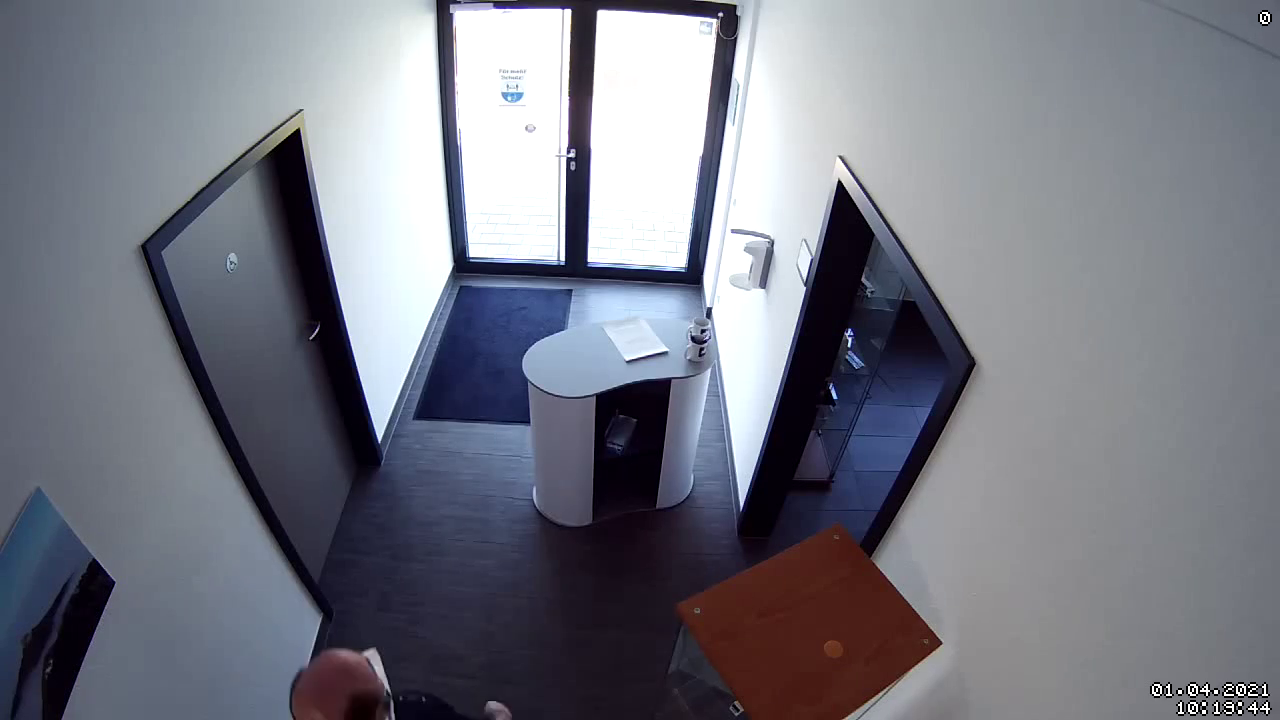
#> input picture frame 19 of hareket3.mp4, 1280 x 720 px
$ python hareket_algilama_video.py
#> lines starting #> are read from the running program, lines starting #| are printed output that depends on the picture; after the words box and inside, x2 and y2 are one past the last pixel; in counts of white or black regions, pixels touching at a corner belong together
import cv2
import numpy as np

cap = cv2.VideoCapture("hareket3.mp4")

_,feski=cap.read()
#> feski is the input picture: shape (720, 1280, 3); mean B, G, R 130.8, 120.3, 118.3
_,fyeni=cap.read()
while True:
    fark = cv2.absdiff(feski,fyeni)
    f2=feski.copy()
    gri=cv2.cvtColor(fark,cv2.COLOR_BGR2GRAY)
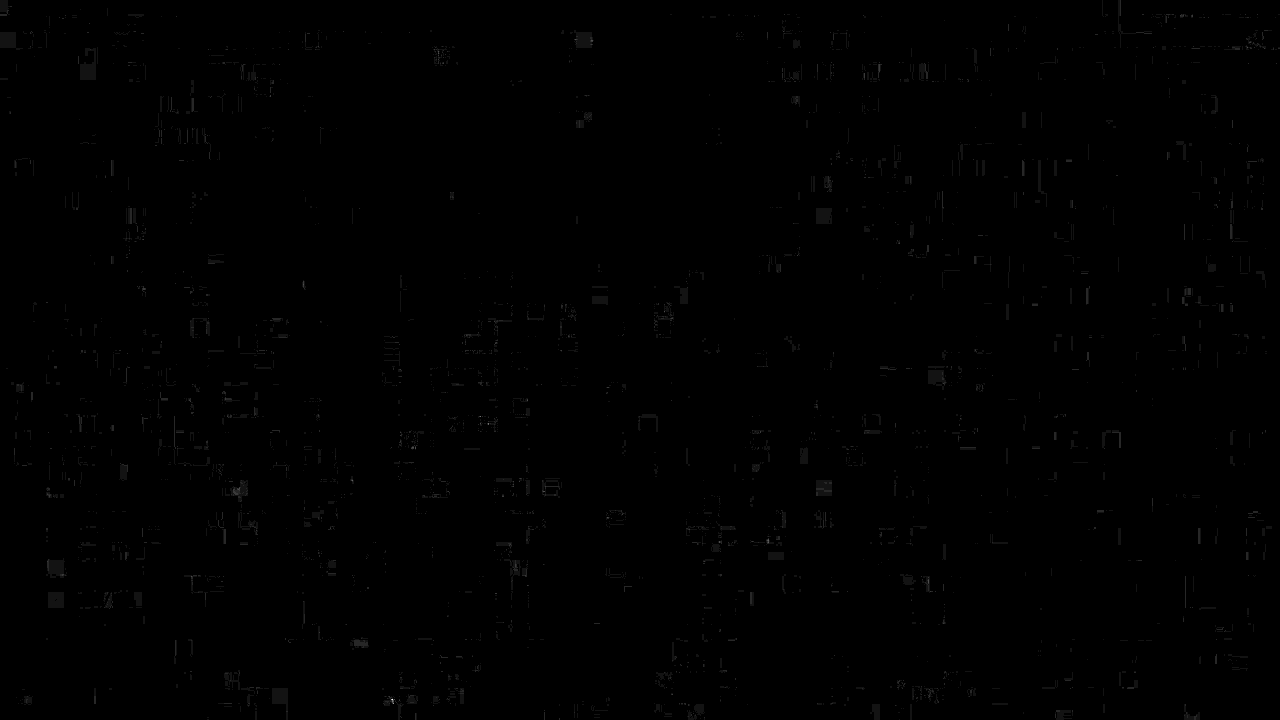
#> gri: shape (720, 1280); min 0, max 13, mean 0.03; drawn with min black and max white
    bulanik=cv2.GaussianBlur(gri,(3,3),0)
    t,sb=cv2.threshold(bulanik,60,255,cv2.THRESH_BINARY)
#> sb: shape (720, 1280); every value is 0
    sb=cv2.dilate(sb,None,iterations=3)
    konturlar,_=cv2.findContours(sb,cv2.RETR_TREE,cv2.CHAIN_APPROX_SIMPLE)
#> konturlar = []
    for kontur in konturlar:
        (x,y,w,h)=cv2.boundingRect(kontur)
        if cv2.contourArea(kontur)<2000:
            continue
        cv2.rectangle(f2,(x,y),(x+w,y+h),(0,0,255),2)
        cv2.putText(f2,"hareket algilandi",(10,50),cv2.FONT_HERSHEY_SIMPLEX,2.0,(0,255,0),2)
#> this loop made 0 passes
    cv2.imshow("sonuc",f2)
    feski=fyeni
    _,fyeni=cap.read()
    if cv2.waitKey(1)==27:
#> (key Esc is pressed here)
        break

cap.release()
cv2.destroyAllWindows()

$ run again, starting later in the video
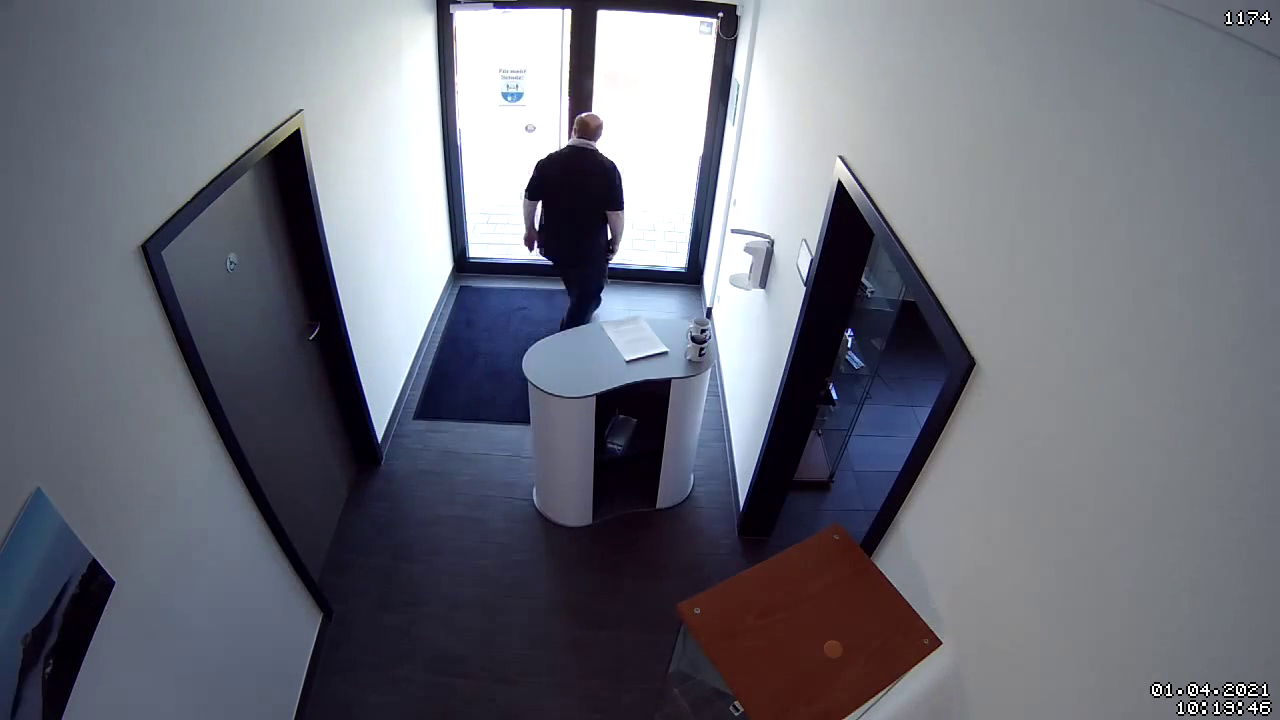
#> input picture frame 85 of hareket3.mp4, 1280 x 720 px
#> feski is the input picture: shape (720, 1280, 3); mean B, G, R 121, 110.3, 108
#> `sb=cv2.dilate(sb,None,iterations=3)`:
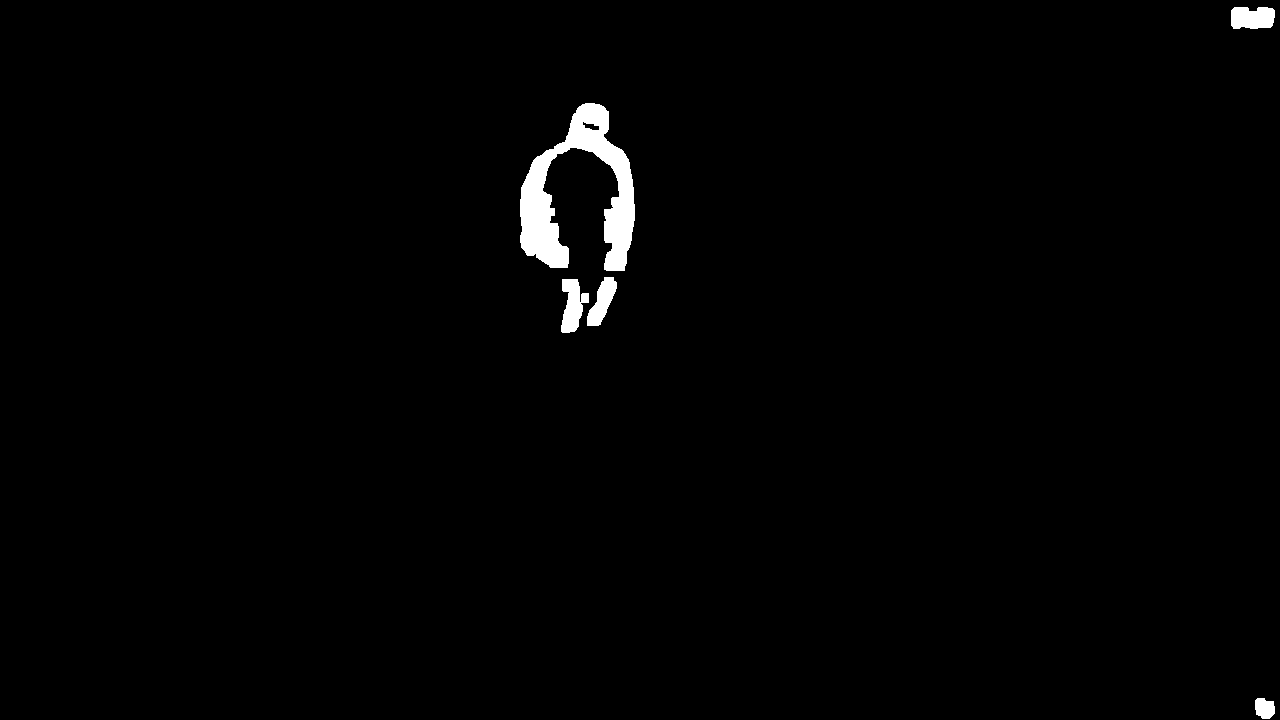
#> sb: shape (720, 1280); 1.2% white; 5 white regions
#> konturlar = 6 contours; box (x1, y1, x2, y2) and area: (520, 103, 635, 271) 7686, (561, 279, 589, 333) 855, (1231, 7, 1275, 29) 804, (587, 277, 617, 326) 712, (1255, 698, 1275, 719) 308, (582, 121, 600, 131) 88
#> the loop `for kontur in konturlar:` made 6 passes
#> (x, y, w, h) on passes 1 to 6: (1255, 698, 20, 21), (561, 279, 28, 54), (587, 277, 30, 49), (520, 103, 115, 168), (582, 121, 18, 10), (1231, 7, 44, 22)
#> after the loop `for kontur in konturlar:`:
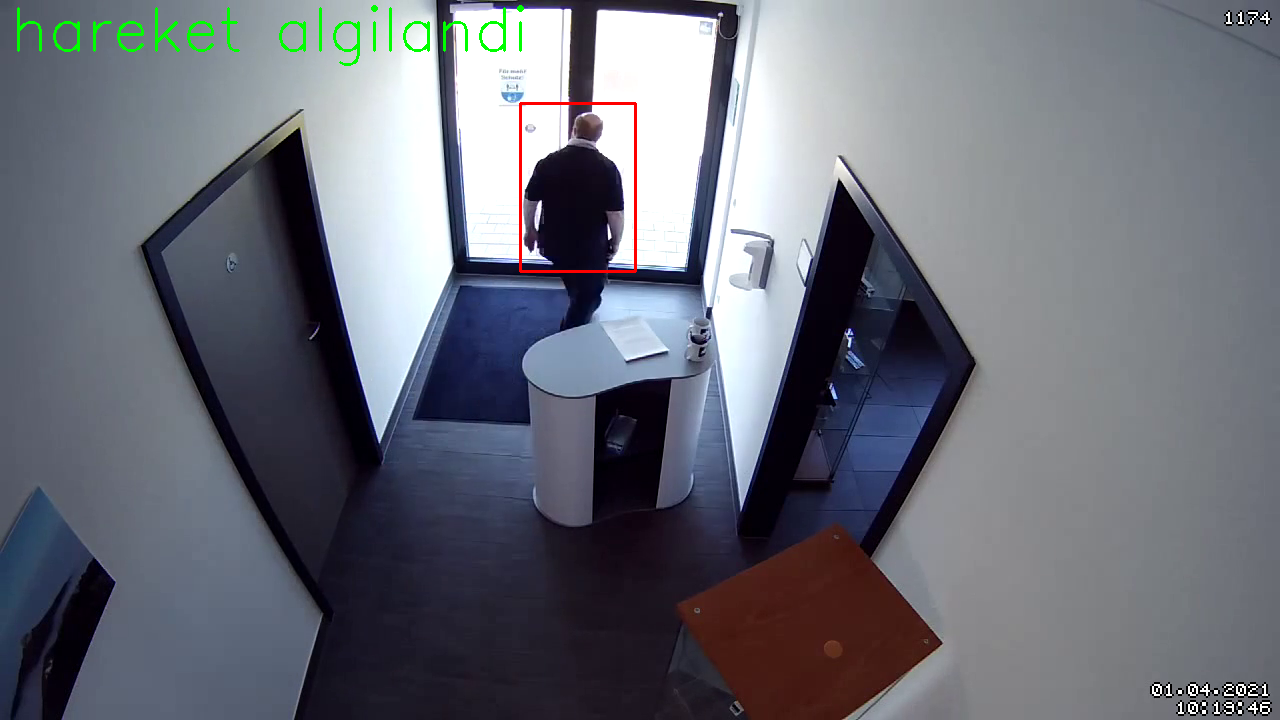
#> f2: shape (720, 1280, 3); 0.59% of pixels changed, all inside (x1, y1, x2, y2) = (17, 5, 637, 273)

$ run again, starting later in the video
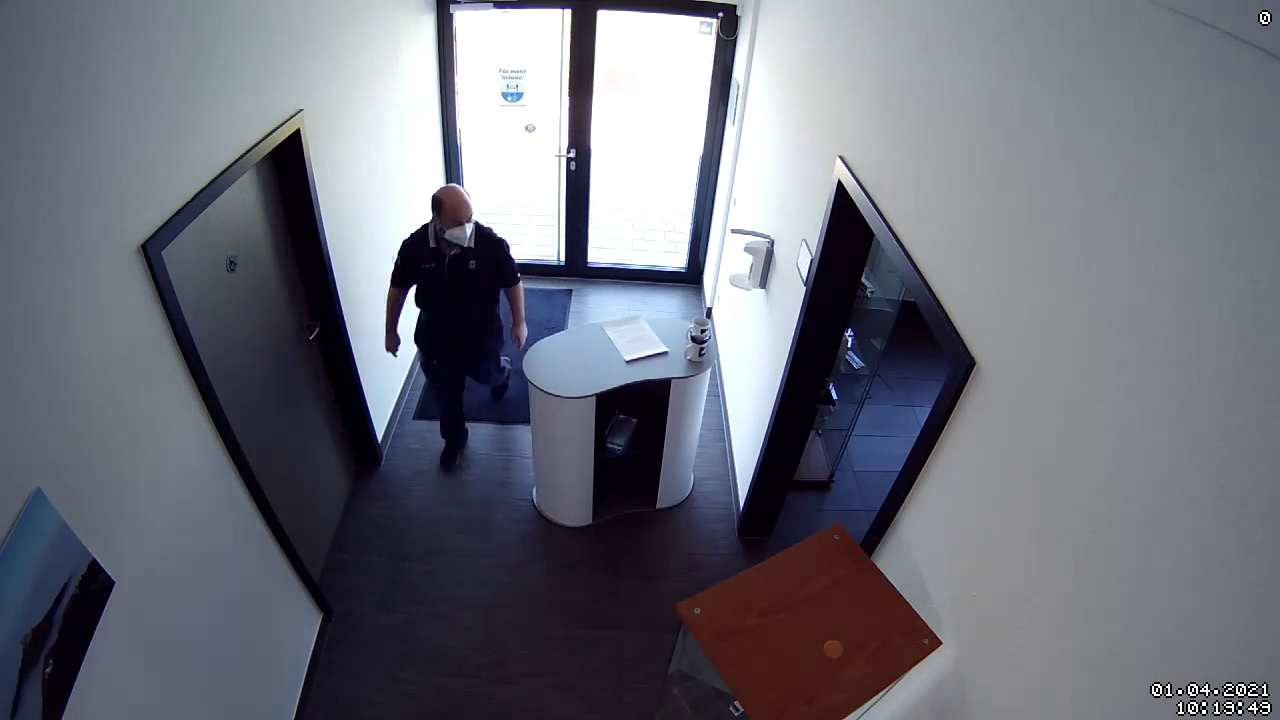
#> input picture frame 152 of hareket3.mp4, 1280 x 720 px
#> feski is the input picture: shape (720, 1280, 3); mean B, G, R 121.8, 111.5, 109.3
#> sb: shape (720, 1280); every value is 0
#> konturlar = []
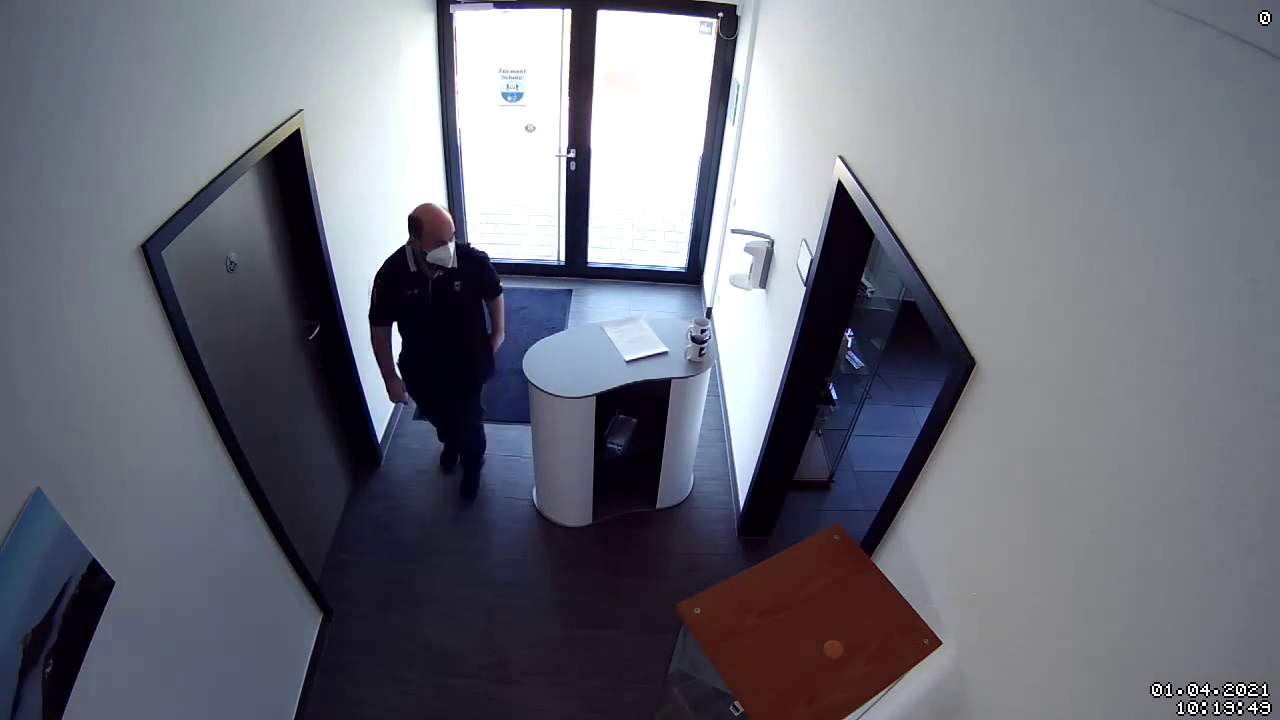
#> input picture frame 154 of hareket3.mp4, 1280 x 720 px
#> fyeni is the input picture: shape (720, 1280, 3); mean B, G, R 121.4, 111.1, 109
